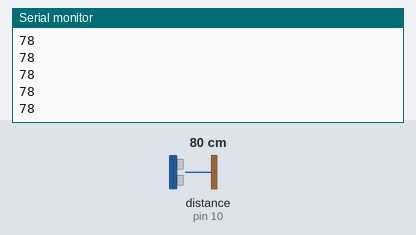
Bench run of a sketch on a simulated Arduino Uno, built with avr-gcc and run on an emulated ATmega328P. On the bench: the last lines printed to the serial monitor. Wiring (inferred from the names in the program): ultrasonic range finder: trigger pin 9; echo pin 10. Inputs (shaded band) come from the test bench; at power-on: distance to the obstacle (sensor on pin 10) 80 cm. The echo pulse lasts 58.3 µs per cm.

Above: at 1.2 s.
1.3 s: distance to the obstacle (sensor on pin 10) set to 4 cm
At 1.34 s:
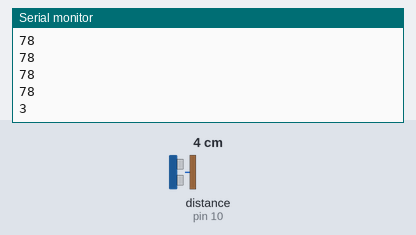
2.8 s: distance to the obstacle (sensor on pin 10) set to 9 cm
At 2.82 s:
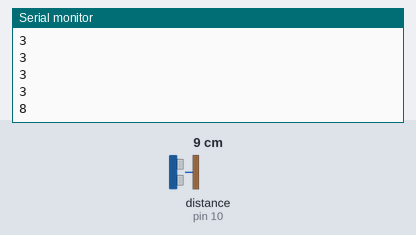
Timing chart, 0 to 5.8 s (numbered marks = the images above; inputs shaded):
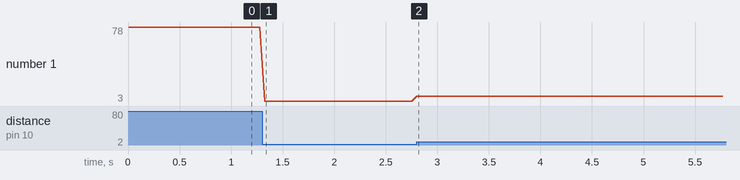

Measured:
- after the input at 1.3 s, the serial monitor: prints a new line at once (image 1)
- after the input at 2.8 s, the serial monitor: prints a new line at once (image 2)
- plotted number 1: 78 → 3 after the input at 1.3 s, 3 → 8 after the input at 2.8 s

The sketch:

Pianordunio.ino
```cpp
const int trigPin = 9;
const int echoPin = 10;

void setup() {
  Serial.begin(9600); // Bilgisayar ile iletişim hızı
  pinMode(trigPin, OUTPUT);
  pinMode(echoPin, INPUT);
}

void loop() {
  digitalWrite(trigPin, LOW);
  delayMicroseconds(2);
  digitalWrite(trigPin, HIGH);
  delayMicroseconds(10);
  digitalWrite(trigPin, LOW);

  long duration = pulseIn(echoPin, HIGH);
  int distance = duration * 0.034 / 2;

  // Sadece 2cm ile 100cm arasını ciddiye al
  if (distance > 2 && distance <= 100) {
    Serial.println(distance); // Mesafeyi gönder
  }

  delay(50); // Hızlı tepki için bekleme süresini azalttık
}
```
